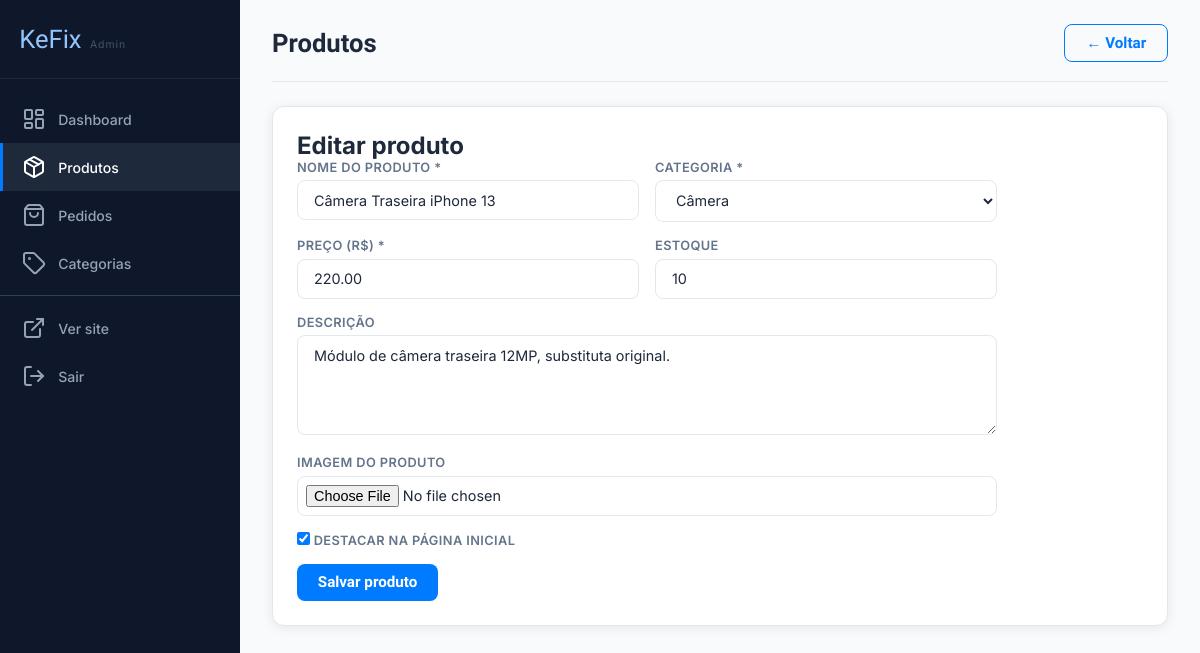
Screenshot of /admin/produtos.php?acao=editar&id=7 (signed in) with the database file from the repository.
### tables this page shows
CREATE TABLE produtos (
    id INT AUTO_INCREMENT PRIMARY KEY,
    categoria_id INT NOT NULL,
    nome VARCHAR(200) NOT NULL,
    descricao TEXT,
    preco DECIMAL(10,2) NOT NULL,
    estoque INT DEFAULT 0,
    imagem VARCHAR(255) DEFAULT 'sem-imagem.png',
    destaque TINYINT(1) DEFAULT 0,
    ativo TINYINT(1) DEFAULT 1,
    criado_em TIMESTAMP DEFAULT CURRENT_TIMESTAMP,
    FOREIGN KEY (categoria_id) REFERENCES categorias(id)
);

CREATE TABLE categorias (
    id INT AUTO_INCREMENT PRIMARY KEY,
    nome VARCHAR(100) NOT NULL,
    slug VARCHAR(100) NOT NULL UNIQUE,
    icone VARCHAR(50) DEFAULT 'box',
    criado_em TIMESTAMP DEFAULT CURRENT_TIMESTAMP
);

### admin/produtos.php (the view, shortened to what this page needs)
<?php
$pdo = conectar();
$categorias = $pdo->query("SELECT * FROM categorias ORDER BY nome")->fetchAll();
$acao = $_GET['acao'] ?? 'listar';
$produto_edit = null;
if ($acao === 'editar') {
    $stmt = $pdo->prepare("SELECT * FROM produtos WHERE id = ?");
    $stmt->execute([(int)$_GET['id']]);
    $produto_edit = $stmt->fetch();
}
?>
<!DOCTYPE html>
<html lang="pt-BR">
<head>
  <link rel="stylesheet" href="<?= SITE_URL ?>/css/admin.css">
</head>
<body class="admin-body">
<div class="admin-layout">
  <?php include __DIR__ . '/sidebar.php'; ?>
  <main class="admin-main">
    <div class="admin-topbar">
      <h1>Produtos</h1>
      <?php if ($acao === 'listar'): ?>
      <a href="?acao=novo" class="btn-primary">+ Novo produto</a>
      <?php else: ?>
      <a href="?" class="btn-outline">← Voltar</a>
      <?php endif; ?>
    </div>
    <?php if ($acao === 'novo' || $acao === 'editar'): ?>
    <div class="admin-card">
      <h2><?= $acao === 'novo' ? 'Novo produto' : 'Editar produto' ?></h2>
      <form method="POST" enctype="multipart/form-data" class="form-admin">
        <div class="form-row">
          <div class="campo">
            <label>Nome do produto *</label>
            <input type="text" name="nome" required value="<?= htmlspecialchars($produto_edit['nome'] ?? '') ?>">
          </div>
          <div class="campo">
            <label>Categoria *</label>
            <select name="categoria_id" required>
              <?php foreach ($categorias as $c): ?>
                <option value="<?= $c['id'] ?>" <?= ($produto_edit['categoria_id'] ?? '')==$c['id']?'selected':'' ?>>
                  <?= htmlspecialchars($c['nome']) ?>
                </option>
              <?php endforeach; ?>
            </select>
          </div>
        </div>
        <div class="form-row">
          <div class="campo">
            <label>Preço (R$) *</label>
            <input type="number" name="preco" step="0.01" min="0.01" required value="<?= $produto_edit['preco'] ?? '' ?>">
          </div>
          <div class="campo">
            <label>Estoque</label>
            <input type="number" name="estoque" min="0" value="<?= $produto_edit['estoque'] ?? 0 ?>">
          </div>
        </div>
        <div class="campo">
          <label>Descrição</label>
          <textarea name="descricao" rows="4"><?= htmlspecialchars($produto_edit['descricao'] ?? '') ?></textarea>
        </div>
        <div class="campo">
          <label>Imagem do produto</label>
          <input type="file" name="imagem" accept="image/jpeg,image/png,image/webp">
        </div>
        <div class="campo">
          <label class="checkbox-label">
            <input type="checkbox" name="destaque" value="1" <?= ($produto_edit['destaque'] ?? 0)?'checked':'' ?>>
            Destacar na página inicial
          </label>
        </div>
        <button type="submit" class="btn-primary">Salvar produto</button>
      </form>
    </div>
    <?php endif; ?>
  </main>
</div>
</body></html>

### css/admin.css (style rules this page uses)
:root { --azul: #007BFF; --azul-escuro: #0056CC; --azul-claro: #E8F2FF; --branco: #FFFFFF; --cinza-claro: #F8FAFC; --cinza-borda: #E2E8F0; --cinza-texto: #64748B; --texto: #1E293B; --sucesso: #10B981; --erro: #EF4444; --sidebar-bg: #0F172A; --sidebar-hover: #1E293B; --sombra: 0 2px 12px rgba(0,0,0,0.08); --radius: 12px; --radius-sm: 8px; }
* { margin: 0; padding: 0; box-sizing: border-box; }
body { font-family: 'Inter', sans-serif; color: var(--texto); background: var(--cinza-claro); }
a { text-decoration: none; color: inherit; }
.admin-layout { display: flex; min-height: 100vh; }
.admin-main { margin-left: 240px; flex: 1; padding: 0 2rem 3rem; min-width: 0; }
.admin-topbar { display: flex; align-items: center; justify-content: space-between; padding: 1.5rem 0 1.2rem; border-bottom: 1px solid var(--cinza-borda); margin-bottom: 1.5rem; }
.admin-topbar h1 { font-family: 'Rajdhani', sans-serif; font-size: 1.6rem; font-weight: 700; }
.admin-card { background: white; border: 1.5px solid var(--cinza-borda); border-radius: var(--radius); padding: 1.5rem; box-shadow: var(--sombra); }
.btn-primary { background: var(--azul); color: white; border: none; padding: .6rem 1.3rem; border-radius: 8px; font-family: 'Rajdhani', sans-serif; font-size: .95rem; font-weight: 600; cursor: pointer; display: inline-flex; align-items: center; gap: .4rem; transition: background .2s; text-decoration: none; }
.btn-outline { background: transparent; color: var(--azul); border: 1.5px solid var(--azul); padding: .55rem 1.3rem; border-radius: 8px; font-family: 'Rajdhani', sans-serif; font-size: .95rem; font-weight: 600; cursor: pointer; display: inline-flex; align-items: center; gap: .4rem; transition: all .2s; text-decoration: none; }
.form-admin { max-width: 700px; }
.form-row { display: grid; grid-template-columns: 1fr 1fr; gap: 1rem; }
.campo { margin-bottom: 1rem; }
.campo label { display: block; font-size: .8rem; font-weight: 600; margin-bottom: .35rem; color: var(--cinza-texto); text-transform: uppercase; letter-spacing: .4px; }
.campo input, .campo select, .campo textarea { width: 100%; padding: .65rem 1rem; border: 1.5px solid var(--cinza-borda); border-radius: var(--radius-sm); font-family: 'Inter', sans-serif; font-size: .9rem; color: var(--texto); background: white; transition: border-color .2s; outline: none; }
.campo textarea { resize: vertical; min-height: 100px; }
.campo input[type="file"] { padding: .5rem; cursor: pointer; }
.checkbox-label { display: flex; align-items: center; gap: .5rem; cursor: pointer; font-size: .9rem; font-weight: 500; }
.checkbox-label input { width: auto; accent-color: var(--azul); }

### rows the page displays
produtos: nome "Câmera Traseira iPhone 13", categoria_id "Câmera", preco "220.00", estoque "10", descricao "Módulo de câmera traseira 12MP, substituta original.", destaque "☑"
